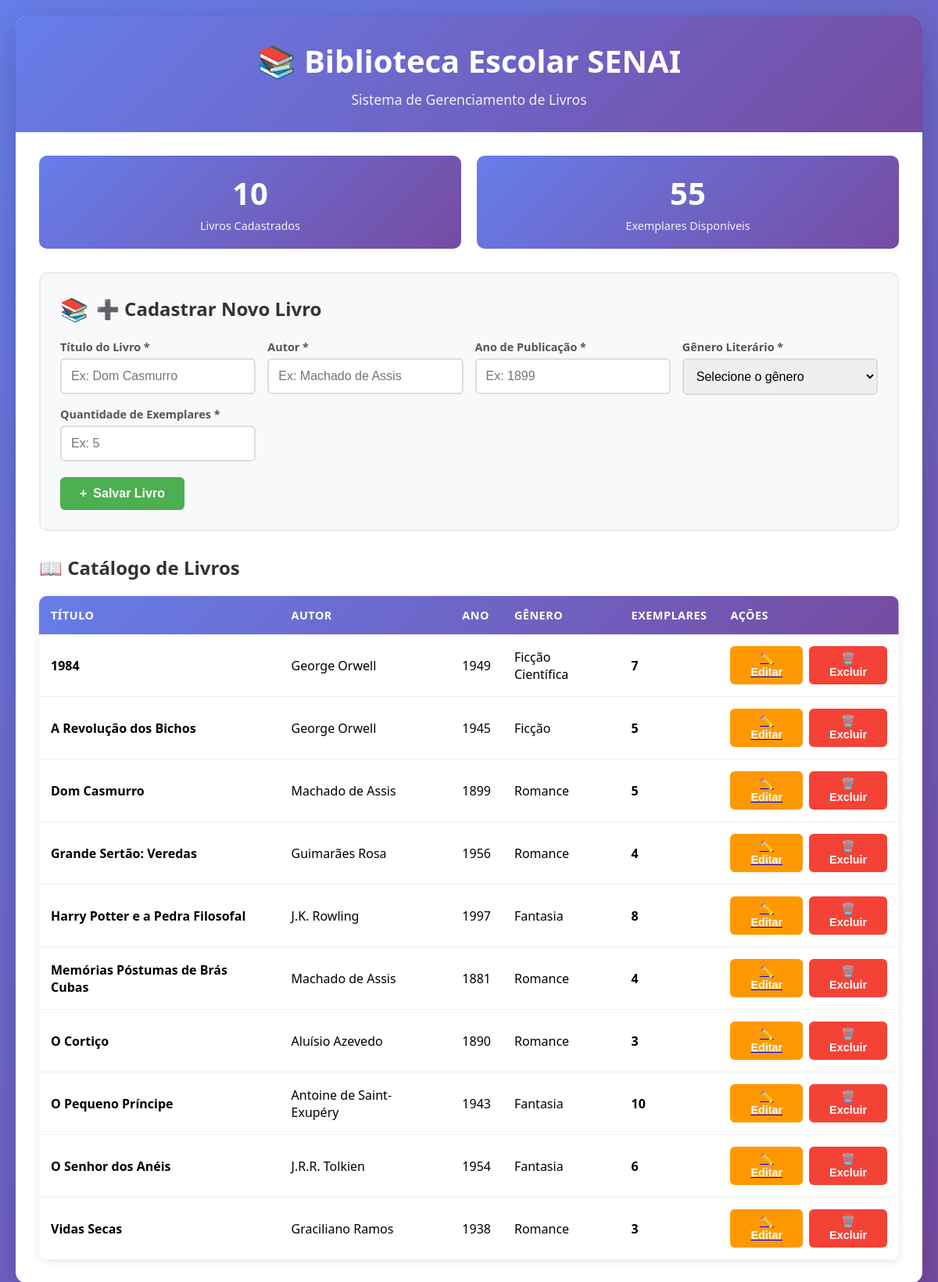
/View/index.php, run on the app's committed database.
### tables this page shows
CREATE TABLE IF NOT EXISTS livros (
    id INT AUTO_INCREMENT PRIMARY KEY,
    titulo VARCHAR(200) NOT NULL,
    autor VARCHAR(150) NOT NULL,
    ano INT NOT NULL,
    genero VARCHAR(100) NOT NULL,
    quantidade INT NOT NULL,
    data_cadastro TIMESTAMP DEFAULT CURRENT_TIMESTAMP
);

### Model/Connection.php (called while the page is built, shortened)
<?php
class Connection {
    private static $instance = null;
    public static function getInstance() {
        if (!self::$instance) {
            try {
                $host = 'localhost';
                $dbname = 'biblioteca_escolar';
                $user = 'root';
                $pass = 'senaisp';
                self::$instance = new PDO(
                    "mysql:host=$host;charset=utf8mb4",
                    $user,
                    $pass
                );
                self::$instance->setAttribute(PDO::ATTR_ERRMODE, PDO::ERRMODE_EXCEPTION);
                self::$instance->exec("CREATE DATABASE IF NOT EXISTS $dbname CHARACTER SET utf8mb4 COLLATE utf8mb4_general_ci");
                self::$instance->exec("USE $dbname");
            } catch (PDOException $e) {
                die("Erro ao conectar ao MySQL: " . $e->getMessage());
            }
        }
        return self::$instance;
    }
}
?>

### Model/LivroDAO.php (called while the page is built, shortened)
<?php
require_once __DIR__ . '/Livro.php';
require_once __DIR__ . '/Connection.php';
class LivroDAO {
    private $conn;
    public function __construct() {
        $this->conn = Connection::getInstance();
        $this->conn->exec("
            CREATE TABLE IF NOT EXISTS livros (
                id INT AUTO_INCREMENT PRIMARY KEY,
                titulo VARCHAR(200) NOT NULL,
                autor VARCHAR(150) NOT NULL,
                ano INT NOT NULL,
                genero VARCHAR(100) NOT NULL,
                quantidade INT NOT NULL
            )
        ");
    }
    public function lerLivros() {
        $stmt = $this->conn->query("SELECT * FROM livros ORDER BY titulo");
        $result = [];
        while ($row = $stmt->fetch(PDO::FETCH_ASSOC)) {
            $result[] = new Livro(
                $row['titulo'],
                $row['autor'],
                $row['ano'],
                $row['genero'],
                $row['quantidade']
            );
        }
        return $result;
    }
}
?>

### Controller/LivroController.php (called while the page is built, shortened)
<?php
require_once __DIR__ . "/../Model/LivroDAO.php";
require_once __DIR__ . "/../Model/Livro.php";
class LivroController {
    private $dao;
    public function __construct() {
        $this->dao = new LivroDAO();
    }
    public function ler() {
        return $this->dao->lerLivros();
    }
}
?>

### Model/Livro.php (called while the page is built, shortened)
<?php
class Livro {
    private $titulo;
    private $autor;
    private $ano;
    private $genero;
    private $quantidade;
    public function __construct($titulo, $autor, $ano, $genero, $quantidade) {
        $this->titulo = $titulo;
        $this->autor = $autor;
        $this->ano = $ano;
        $this->genero = $genero;
        $this->quantidade = $quantidade;
    }
    public function getTitulo()
    {
        return $this->titulo;
    }
    public function getAutor()
    {
        return $this->autor;
    }
    public function getAno()
    {
        return $this->ano;
    }
    public function getGenero()
    {
        return $this->genero;
    }
    public function getQuantidade()
    {
        return $this->quantidade;
    }
}
?>

### View/index.php (the view, shortened to what this page needs)
<?php
require_once __DIR__ . '/../Controller/LivroController.php';
$controller = new LivroController();
$editando = false;
$livroEditar = null;
$livros = $controller->ler();
?>
<!DOCTYPE html>
<html lang="pt-BR">
<head>
</head>
<body>
    <div class="container">
        <div class="header">
            <h1>📚 Biblioteca Escolar SENAI</h1>
            <p>Sistema de Gerenciamento de Livros</p>
        </div>
        <div class="content">
            <div class="stats">
                <div class="stat-card">
                    <div class="stat-number"><?php echo count($livros); ?></div>
                    <div class="stat-label">Livros Cadastrados</div>
                </div>
                <div class="stat-card">
                    <div class="stat-number">
                        <?php
                        $total = 0;
                        foreach ($livros as $livro) {
                            $total += $livro->getQuantidade();
                        }
                        echo $total;
                        ?>
                    </div>
                    <div class="stat-label">Exemplares Disponíveis</div>
                </div>
            </div>
            <div class="form-container <?php echo $editando ? 'editing' : ''; ?>">
                <h2 class="form-title">
                    <?php echo $editando ? '✏️ Editar Livro' : '➕ Cadastrar Novo Livro'; ?>
                </h2>
                <form method="POST">
                    <div class="form-grid">
                        <div class="form-group">
                            <label>Título do Livro *</label>
                            <input type="text" name="titulo"
                                   value="<?php echo $editando && $livroEditar ? htmlspecialchars($livroEditar->getTitulo()) : ''; ?>"
                                   placeholder="Ex: Dom Casmurro" required>
                        </div>
                        <div class="form-group">
                            <label>Autor *</label>
                            <input type="text" name="autor"
                                   value="<?php echo $editando && $livroEditar ? htmlspecialchars($livroEditar->getAutor()) : ''; ?>"
                                   placeholder="Ex: Machado de Assis" required>
                        </div>
                        <div class="form-group">
                            <label>Ano de Publicação *</label>
                            <input type="number" name="ano" min="1000" max="2025"
                                   value="<?php echo $editando && $livroEditar ? $livroEditar->getAno() : ''; ?>"
                                   placeholder="Ex: 1899" required>
                        </div>
                        <div class="form-group">
                            <label>Gênero Literário *</label>
                            <select name="genero" required>
                                <option value="">Selecione o gênero</option>
                            </select>
                        </div>
                        <div class="form-group">
                            <label>Quantidade de Exemplares *</label>
                            <input type="number" name="quantidade" min="1"
                                   value="<?php echo $editando && $livroEditar ? $livroEditar->getQuantidade() : ''; ?>"
                                   placeholder="Ex: 5" required>
                        </div>
                    </div>
                    <div class="button-group">
                        <?php if ($editando): ?>
                            <button type="submit" class="btn-atualizar">
                                <span>✓</span> Atualizar Livro
                            </button>
                            <a href="<?php echo $_SERVER['PHP_SELF']; ?>" style="text-decoration: none;">
                                <button type="button" class="btn-cancelar">
                                    <span>✕</span> Cancelar
                                </button>
                            </a>
                        <?php else: ?>
                            <button type="submit" class="btn-salvar">
                                <span>+</span> Salvar Livro
                            </button>
                        <?php endif; ?>
                    </div>
                </form>
            </div>
            <h2 style="margin-bottom: 20px; color: #333;">📖 Catálogo de Livros</h2>
            <div class="table-container">
                <table>
                    <thead>
                        <tr>
                            <th>Título</th>
                            <th>Autor</th>
                            <th>Ano</th>
                            <th>Gênero</th>
                            <th>Exemplares</th>
                            <th>Ações</th>
                        </tr>
                    </thead>
                    <tbody>
                        <?php if (empty($livros)): ?>
                        <tr>
                            <td colspan="6">
                                <div class="empty-state">
                                    <p style="font-size: 1.2em; margin-bottom: 10px;">Nenhum livro cadastrado</p>
                                    <p>Comece adicionando o primeiro livro ao acervo!</p>
                                </div>
                            </td>
                        </tr>
                        <?php else: ?>
                            <?php foreach ($livros as $livro): ?>
                            <tr>
                                <td><strong><?php echo htmlspecialchars($livro->getTitulo()); ?></strong></td>
                                <td><?php echo htmlspecialchars($livro->getAutor()); ?></td>
                                <td><?php echo htmlspecialchars($livro->getAno()); ?></td>
                                <td><?php echo htmlspecialchars($livro->getGenero()); ?></td>
                                <td><strong><?php echo htmlspecialchars($livro->getQuantidade()); ?></strong></td>
                                <td>
                                    <div class="action-buttons">
                                        <a href="?editar=<?php echo urlencode($livro->getTitulo()); ?>">
                                            <button type="button" class="btn-editar">✏️ Editar</button>
                                        </a>
                                        <form method="POST" style="display: inline;">
                                            <button type="submit" class="btn-excluir"
                                                    onclick="return confirm('Tem certeza que deseja excluir o livro \'<?php echo htmlspecialchars($livro->getTitulo()); ?>\'?');">
                                                🗑️ Excluir
                                            </button>
                                        </form>
                                    </div>
                                </td>
                            </tr>
                            <?php endforeach; ?>
                        <?php endif; ?>
                    </tbody>
                </table>
            </div>
        </div>
    </div>
</body>
</html>

### View/index.php (style rules this page uses)
* { margin: 0; padding: 0; box-sizing: border-box; }
body { font-family: 'Segoe UI', Tahoma, Geneva, Verdana, sans-serif; background: linear-gradient(135deg, #667eea 0%, #764ba2 100%); min-height: 100vh; padding: 20px; }
.container { max-width: 1200px; margin: 0 auto; background: white; border-radius: 15px; box-shadow: 0 10px 40px rgba(0,0,0,0.2); overflow: hidden; }
.header { background: linear-gradient(135deg, #667eea 0%, #764ba2 100%); color: white; padding: 30px; text-align: center; }
.header h1 { font-size: 2.5em; margin-bottom: 10px; }
.header p { font-size: 1.1em; opacity: 0.9; }
.content { padding: 30px; }
.form-container { background: #f8f9fa; padding: 25px; border-radius: 10px; margin-bottom: 30px; border: 2px solid #e9ecef; }
.form-title { color: #333; margin-bottom: 20px; font-size: 1.5em; display: flex; align-items: center; gap: 10px; }
.form-title::before { content: "📚"; font-size: 1.2em; }
.form-grid { display: grid; grid-template-columns: repeat(auto-fit, minmax(250px, 1fr)); gap: 15px; margin-bottom: 20px; }
.form-group { display: flex; flex-direction: column; }
label { font-weight: 600; color: #555; margin-bottom: 5px; font-size: 0.9em; }
input, select { padding: 12px; border: 2px solid #ddd; border-radius: 6px; font-size: 1em; transition: all 0.3s; }
.button-group { display: flex; gap: 10px; margin-top: 20px; }
button { padding: 12px 25px; border: none; border-radius: 6px; font-size: 1em; font-weight: 600; cursor: pointer; transition: all 0.3s; display: flex; align-items: center; gap: 8px; }
.btn-salvar { background: #4CAF50; color: white; }
.table-container { overflow-x: auto; border-radius: 10px; box-shadow: 0 2px 10px rgba(0,0,0,0.1); }
table { width: 100%; border-collapse: collapse; background: white; }
thead { background: linear-gradient(135deg, #667eea 0%, #764ba2 100%); color: white; }
th { padding: 15px; text-align: left; font-weight: 600; text-transform: uppercase; font-size: 0.9em; letter-spacing: 0.5px; }
td { padding: 15px; border-bottom: 1px solid #f0f0f0; }
tbody tr { transition: background 0.3s; }
.action-buttons { display: flex; gap: 8px; }
.btn-editar { background: #FF9800; color: white; padding: 8px 15px; font-size: 0.9em; }
.btn-excluir { background: #f44336; color: white; padding: 8px 15px; font-size: 0.9em; }
.stats { display: grid; grid-template-columns: repeat(auto-fit, minmax(200px, 1fr)); gap: 20px; margin-bottom: 30px; }
.stat-card { background: linear-gradient(135deg, #667eea 0%, #764ba2 100%); color: white; padding: 20px; border-radius: 10px; text-align: center; }
.stat-number { font-size: 2.5em; font-weight: bold; margin-bottom: 5px; }
.stat-label { opacity: 0.9; font-size: 0.9em; }

### data on the page
livros: titulo "1984", autor "George Orwell", ano "1949", genero "Ficção Científica", quantidade "7"
livros: titulo "A Revolução dos Bichos", autor "George Orwell", ano "1945", genero "Ficção", quantidade "5"
livros: titulo "Dom Casmurro", autor "Machado de Assis", ano "1899", genero "Romance", quantidade "5"
livros: titulo "Grande Sertão: Veredas", autor "Guimarães Rosa", ano "1956", genero "Romance", quantidade "4"
livros: titulo "Harry Potter e a Pedra Filosofal", autor "J.K. Rowling", ano "1997", genero "Fantasia", quantidade "8"
livros: titulo "Memórias Póstumas de Brás Cubas", autor "Machado de Assis", ano "1881", genero "Romance", quantidade "4"
livros: titulo "O Cortiço", autor "Aluísio Azevedo", ano "1890", genero "Romance", quantidade "3"
livros: titulo "O Pequeno Príncipe", autor "Antoine de Saint-Exupéry", ano "1943", genero "Fantasia", quantidade "10"
livros: titulo "O Senhor dos Anéis", autor "J.R.R. Tolkien", ano "1954", genero "Fantasia", quantidade "6"
livros: titulo "Vidas Secas", autor "Graciliano Ramos", ano "1938", genero "Romance", quantidade "3"

### other printed values
count($livros) "10"
$total "55"
